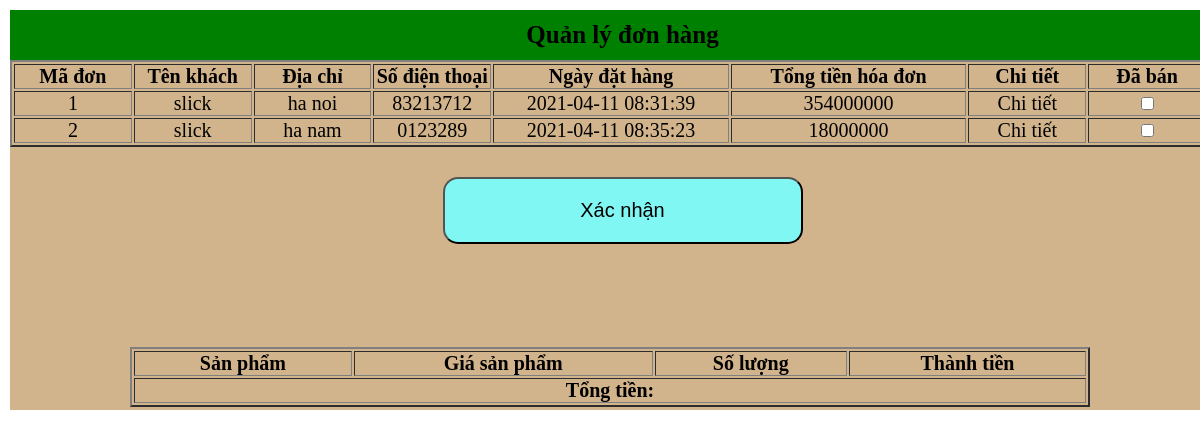
Page /quanLyDH.php on the earlier database version.
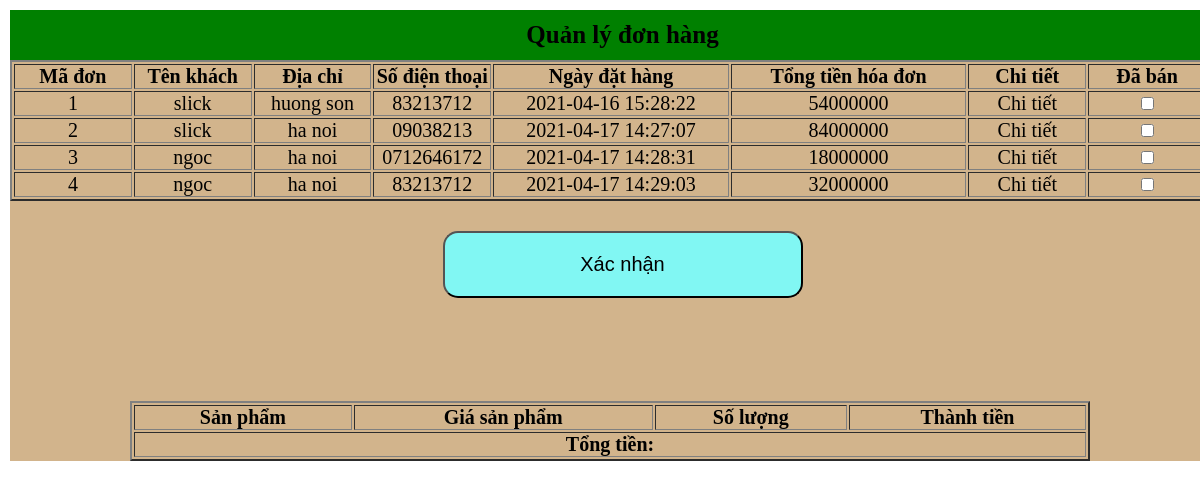
Same page on the later database version.
### tables this page shows
CREATE TABLE `hoa_don` (
  `ma_hd` varchar(10) NOT NULL,
  `user` varchar(100) NOT NULL,
  `dia_chi` varchar(100) NOT NULL,
  `sdt` varchar(10) NOT NULL,
  `ngay_mua` datetime NOT NULL DEFAULT current_timestamp(),
  `tong_tien` bigint(20) UNSIGNED NOT NULL,
  `da_ban` int(11) DEFAULT NULL
);

### xulymenu.php (called while the page is built, shortened)
	<?php
function getDB($query){
	$connection = mysqli_connect("localhost", "root", "", "dinhquangdao");
	$result = mysqli_query($connection, $query);
	if ($result){
		return $result;
	}
	else{
		return false;
	}
}
	?>

### quanLyDH.php (the view, shortened to what this page needs)
<!DOCTYPE html>
<html>
<?php
	include 'xulymenu.php';
?>
<head>
	<link rel="stylesheet" type="text/css" href="layout.css">
</head>
<body>
	<form action="#" method="POST" enctype="multipart/form-data">
	<?php
		$tongTien="";
	?>
	<div class="NoiDung" style="width: 100%">
		<div class="contentGT" style="width: 100%">
		<div class="titleGT" style="line-height: 2">
				Quản lý đơn hàng
			</div>
		<div class="detailGT">
		<div class="content" style="width: 100%">
    	<table border="2" style="width: 100%;text-align: center;font-size: 20px" >
    		<tr>
    			<th>Mã đơn</th>
    			<th>Tên khách</th>
    			<th>Địa chỉ</th>
    			<th>Số điện thoại</th>
    			<th>Ngày đặt hàng</th>
    			<th>Tổng tiền hóa đơn</th>
    			<th>Chi tiết</th>
    			<th>Đã bán</th>
    		</tr>
    		<?php
				$data=getDB("select * from hoa_don");
			    while ($data1=mysqli_fetch_array($data)){
			    	?>
			    	<tr>
			    		<td width="10%"><?php echo $data1[0]?></td>
			    		<td width="10%"><?php echo $data1[1]?></td>
				    	<td width="10%"><?php echo $data1[2]?></td>
				    	<td width="10%"><?php echo $data1[3]?></td>
				    	<td width="20%"><?php echo $data1[4]?></td>
				    	<td width="20%"><?php echo $data1[5]?></td>
				    	<td width="10%"><a href="?detail=<?php echo $data1[0]?>" >Chi tiết</a></td>
				    	<td width="10%"><input type="checkbox" name="DaBan[]" value="<?php echo $data1[0] ?>" <?php if ($data1[6]==1) {
				    		echo("checked");} ?> >
				    	</td>
			    	</tr>
			    	<?php
			    }
    		?>
    	</table>
    </div>
    <div style="min-height: 200px" align="center">
    	<input type="submit" name="xacnhanDaBan" value="Xác nhận" id="them" style="margin-top: 30px">
    </div>
    <div class="content" style="margin-bottom: 100px">
		<div class="content" style="width: 100%">
    	<table border="2" style="width: 100%;text-align: center;font-size: 20px" >
    		<tr>
    			<th>Sản phẩm</th>
    			<th>Giá sản phẩm</th>
    			<th>Số lượng</th>
    			<th>Thành tiền</th>
    		</tr>
    		<tr>
    			<th colspan="4">Tổng tiền:<?php echo $tongTien;?> </th>
    		</tr>
    	</table>
    	</div>
	</div>
</div>
</div>
</div>
		</form>
</body>
</html>

Differences in the rows shown:
changed hoa_don id 1: dia_chi "ha noi" → "huong son"; ngay_mua "2021-04-11 08:31:39" → "2021-04-16 15:28:22"; tong_tien "354000000" → "54000000"
changed hoa_don id 2: dia_chi "ha nam" → "ha noi"; sdt "0123289" → "09038213"; ngay_mua "2021-04-11 08:35:23" → "2021-04-17 14:27:07"; tong_tien "18000000" → "84000000"
added hoa_don: ma_hd "3", user "ngoc", dia_chi "ha noi", sdt "0712646172", ngay_mua "2021-04-17 14:28:31", tong_tien "18000000"
added hoa_don: ma_hd "4", user "ngoc", dia_chi "ha noi", sdt "83213712", ngay_mua "2021-04-17 14:29:03", tong_tien "32000000"
